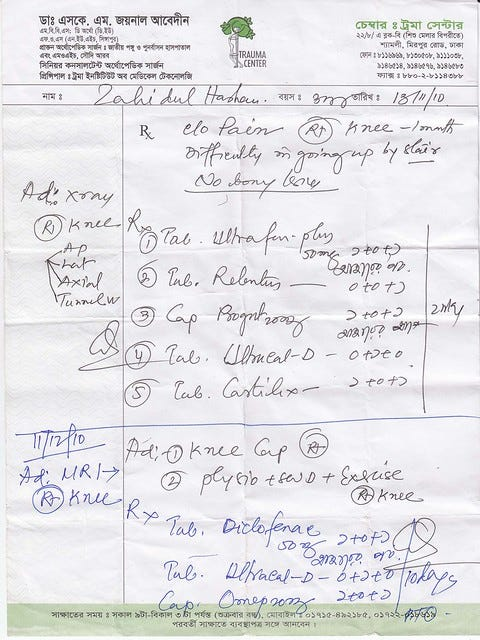
#> input picture Example2.jpg, 480 x 640 px
$ python -i transforms.py   (imports and definitions only)
#> lines starting #> are read from the running program, lines starting #| are printed output that depends on the picture
### config.py
"""
Central configuration for Doctor Handwriting OCR project.
"""
import os
import string

# ──────────────────────────────────────────────
# Paths
# ──────────────────────────────────────────────
PROJECT_ROOT = os.path.dirname(os.path.abspath(__file__))
DATA_DIR = "/tmp/ocr_data"
RAW_DIR = os.path.join(DATA_DIR, "raw")
PROCESSED_DIR = os.path.join(DATA_DIR, "processed")
MODELS_DIR = os.path.join(PROJECT_ROOT, "models")
CHECKPOINTS_DIR = os.path.join(MODELS_DIR, "checkpoints")

# Create directories if they don't exist
for d in [RAW_DIR, PROCESSED_DIR, MODELS_DIR, CHECKPOINTS_DIR]:
    os.makedirs(d, exist_ok=True)
#> in preprocess_image, img is the input picture: shape (640, 480, 3); mean B, G, R 231.3, 228.1, 228.7

# ──────────────────────────────────────────────
# Image settings
# ──────────────────────────────────────────────
IMG_HEIGHT = 64
IMG_WIDTH = 256
IMG_CHANNELS = 1  # grayscale

# ──────────────────────────────────────────────
# Character set
# ──────────────────────────────────────────────
# 0 = CTC blank token
CHARS = string.ascii_letters + string.digits + " .,-/'()+#:[]&;*%!<>?=@^_`{|}~\"\\"
BLANK_LABEL = 0
NUM_CLASSES = len(CHARS) + 1  # +1 for CTC blank

# Character ↔ index mappings
CHAR_TO_IDX = {ch: i + 1 for i, ch in enumerate(CHARS)}
IDX_TO_CHAR = {i + 1: ch for i, ch in enumerate(CHARS)}

# ──────────────────────────────────────────────
# Training hyperparameters
# ──────────────────────────────────────────────
BATCH_SIZE = 256
LEARNING_RATE = 3e-4
NUM_EPOCHS = 100
PATIENCE = 20
LR_STEP_SIZE = 20
LR_GAMMA = 0.1
NUM_WORKERS = 4

# ──────────────────────────────────────────────
# Model architecture
# ──────────────────────────────────────────────
CNN_OUTPUT_CHANNELS = 512
RNN_HIDDEN_SIZE = 256
RNN_NUM_LAYERS = 2
RNN_DROPOUT = 0.3

# ──────────────────────────────────────────────
# CNN Backbone  ("vgg" | "efficientnet")
# ──────────────────────────────────────────────
CNN_BACKBONE = "vgg"           # "vgg" = original 5-block CNN, "efficientnet" = pretrained EfficientNet-B0

# ──────────────────────────────────────────────
# Sequence model  ("bilstm" | "transformer")
# ──────────────────────────────────────────────
SEQ_MODEL = "bilstm"           # "bilstm" = original BiLSTM, "transformer" = Transformer encoder
TRANSFORMER_HEADS = 4
TRANSFORMER_LAYERS = 4
TRANSFORMER_DIM = 512          # d_model (must match CNN output or gets projected)
TRANSFORMER_FF_DIM = 1024      # feed-forward inner dim
TRANSFORMER_DROPOUT = 0.1

# ──────────────────────────────────────────────
# Spatial Transformer Network (STN)
# ──────────────────────────────────────────────
USE_STN = False                # learnable geometric rectification before CNN

# ──────────────────────────────────────────────
# Beam search decoding
# ──────────────────────────────────────────────
USE_BEAM_SEARCH = True         # True → beam search w/ LM, False → greedy
BEAM_WIDTH = 10
LM_ALPHA = 0.5                # language-model weight
LM_BETA = 1.0                 # word-insertion bonus

# ──────────────────────────────────────────────
# Augmentation
# ──────────────────────────────────────────────
AUGMENT_LEVEL = "strong"       # "none" | "light" | "strong"
USE_SYNTHETIC_DATA = False     # merge synthetic CSV during training
SYNTHETIC_COUNT = 5000         # default number of synthetic samples to generate

# ──────────────────────────────────────────────
# Curriculum learning
# ──────────────────────────────────────────────
USE_CURRICULUM = False         # sort by difficulty for early epochs
CURRICULUM_WARMUP = 20         # epochs of curriculum before full shuffle

# ──────────────────────────────────────────────
# Post-processing
# ──────────────────────────────────────────────
CONFIDENCE_THRESHOLD = 0.6    # below → NEEDS_REVIEW
FUZZY_MATCH_THRESHOLD = 80    # fuzzywuzzy score

# ──────────────────────────────────────────────
# Dataset identifiers
# ──────────────────────────────────────────────
KAGGLE_DATASETS = {
    "rxhandbd":        "banasmitajena/rxhandbd",
    "prescription_bd": "mamun1113/doctors-handwritten-prescription-bd-dataset",
}

HUGGINGFACE_DATASETS = {
    "iam_line": "Teklia/IAM-line",
    "iam_word": "priyank-m/IAM_words_text_recognition",
    "medical_prescription": "chinmays18/medical-prescription-dataset",
}

# ──────────────────────────────────────────────
# Data split ratios
# ──────────────────────────────────────────────
TRAIN_RATIO = 0.70
VAL_RATIO = 0.15

### preprocessing/transforms.py
"""
Image preprocessing pipeline for handwriting OCR.
Grayscale → Denoise → CLAHE → Binarize (Otsu/Adaptive) → Deskew → Resize+Pad.

Augmentation levels:
  - "none": no augmentation
  - "light": original pipeline (affine, brightness, noise, elastic)
  - "strong": adds perspective, motion blur, grid distortion, coarse dropout
"""
import cv2  # type: ignore
import numpy as np  # type: ignore
import os
import sys

sys.path.insert(0, os.path.join(os.path.dirname(__file__), ".."))
from config import IMG_HEIGHT, IMG_WIDTH, AUGMENT_LEVEL  # type: ignore


def to_grayscale(img: np.ndarray) -> np.ndarray:
    """Convert to grayscale if needed."""
    if len(img.shape) == 3:
        return cv2.cvtColor(img, cv2.COLOR_BGR2GRAY)
    return img


def denoise(img: np.ndarray) -> np.ndarray:
    """Apply median blur denoising (fast)."""
    return cv2.medianBlur(img, 3)
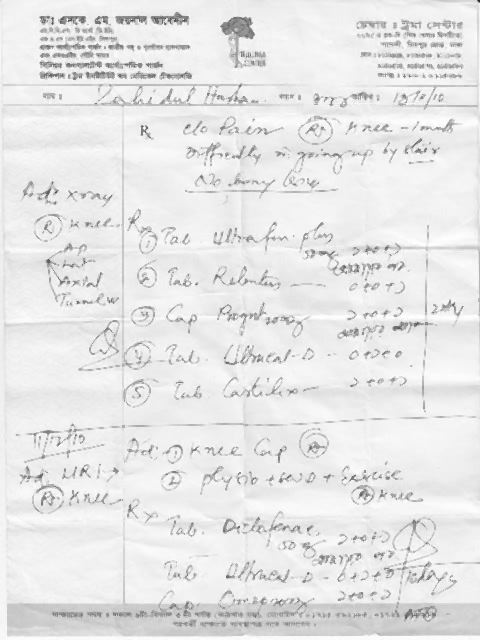
#> returned value: shape (640, 480); min 39, max 255, mean 230.8


def enhance_contrast(img: np.ndarray) -> np.ndarray:
    """Apply CLAHE for adaptive contrast enhancement."""
    clahe = cv2.createCLAHE(clipLimit=2.0, tileGridSize=(8, 8))
    return clahe.apply(img)
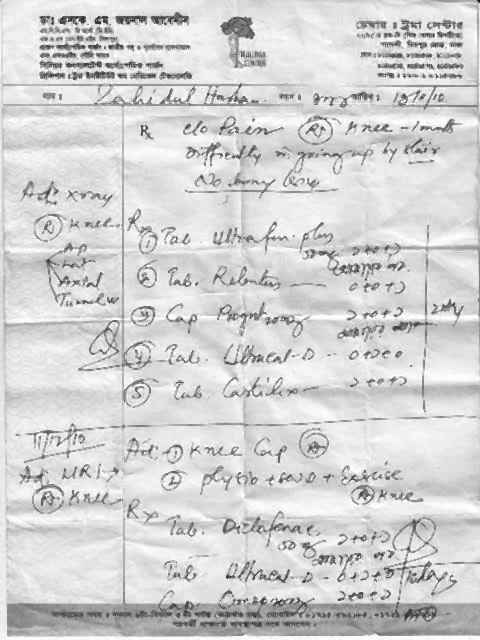
#> returned value: shape (640, 480); min 22, max 255, mean 211


# [10 lines left out: function binarize, not called in this run]


def deskew(img: np.ndarray) -> np.ndarray:
    """Correct image skew using moments."""
    coords = np.column_stack(np.where(img < 128))
#> coords = 13459 pairs, first value 0 to 634, second value 20 to 479
    if len(coords) < 10:
        return img

    try:
        angle = cv2.minAreaRect(coords)[-1]
#> angle = -90
        if angle < -45:
            angle = -(90 + angle)
#> angle = 0
        else:
            angle = -angle

        if abs(angle) > 15:  # skip if angle is too extreme
            return img

        h, w = img.shape[:2]
#> h = 640; w = 480
        center = (w // 2, h // 2)
#> center = (240, 320)
        M = cv2.getRotationMatrix2D(center, angle, 1.0)
#> M = [[1, 0, 0], [0, 1, 0]]
        return cv2.warpAffine(img, M, (w, h), flags=cv2.INTER_CUBIC,
                              borderMode=cv2.BORDER_REPLICATE)
    except Exception:
        return img


def resize_pad(img: np.ndarray, target_h: int = IMG_HEIGHT,
               target_w: int = IMG_WIDTH) -> np.ndarray:
    """Resize while maintaining aspect ratio, then pad to target size."""
#> called with target_h = 64, target_w = 256
    h, w = img.shape[:2]
#> h = 640; w = 480
    ratio = target_h / h
#> ratio = 0.1
    new_w = min(int(w * ratio), target_w)
#> new_w = 48
    new_h = target_h

    resized = cv2.resize(img, (new_w, new_h), interpolation=cv2.INTER_AREA)
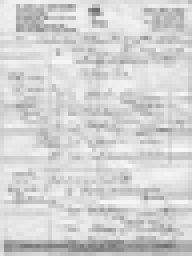
#> resized: shape (64, 48) (shown 4 times larger); min 110, max 249, mean 211

    # Invert so text is white (255) on black (0) background
    # This is standard for many OCR architectures and more stable for padding
    if np.mean(resized) > 127:
        resized = cv2.bitwise_not(resized)
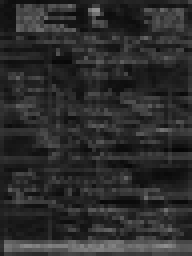
#> resized: shape (64, 48) (shown 4 times larger); min 6, max 145, mean 44

    # Pad to target width with black (0)
    padded = np.zeros((target_h, target_w), dtype=np.uint8)
    padded[:, :new_w] = resized
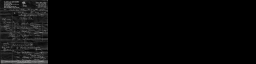
#> padded: shape (64, 256); min 0, max 145, mean 8.2

    return padded


# [59 lines left out: function get_augmentation_pipeline, not called in this run]


def preprocess_image(img_path: str, full_pipeline: bool = True,
                     augment: bool = False,
                     augment_level: str = AUGMENT_LEVEL) -> np.ndarray:
    """
    Full preprocessing pipeline for a handwriting image.

    Args:
        img_path: Path to the image file.
        full_pipeline: If True,  apply denoise + CLAHE + deskew.
                       If False, apply denoise + CLAHE only.
        augment: Whether to apply augmentation.
        augment_level: "none", "light", or "strong"

    Returns:
        Preprocessed image as numpy array (H x W, uint8).
    """
    img = cv2.imread(img_path)
    if img is None:
        raise FileNotFoundError(f"Cannot read image: {img_path}")

    img = to_grayscale(img)
    img = denoise(img)
    img = enhance_contrast(img)

    if full_pipeline:
        # Skip binarization — CLAHE-only preserves more info on phone-camera images
        # img = binarize(img, method="otsu")
        img = deskew(img)

    if augment and augment_level != "none":
        pipeline = get_augmentation_pipeline(level=augment_level)
        if pipeline is not None:
            img = pipeline(image=img)["image"]

    img = resize_pad(img)
    return img

>>> result = preprocess_image('../Example2.jpg')
